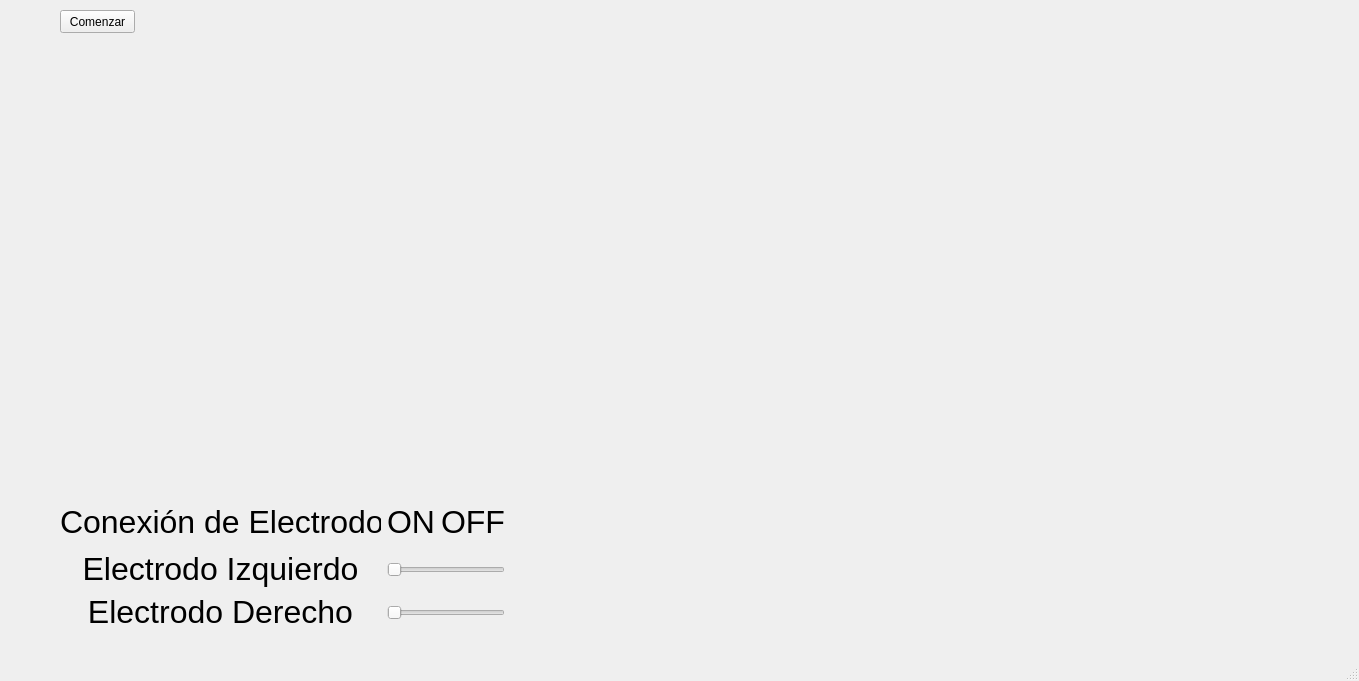
<?xml version="1.0" encoding="UTF-8"?>
<ui version="4.0">
 <class>MainWindow</class>
 <widget class="QMainWindow" name="MainWindow">
  <property name="enabled">
   <bool>true</bool>
  </property>
  <property name="geometry">
   <rect>
    <x>0</x>
    <y>0</y>
    <width>1359</width>
    <height>681</height>
   </rect>
  </property>
  <property name="windowTitle">
   <string>MainWindow</string>
  </property>
  <widget class="QWidget" name="InterfazGrafica">
   <property name="sizePolicy">
    <sizepolicy hsizetype="Expanding" vsizetype="Expanding">
     <horstretch>0</horstretch>
     <verstretch>0</verstretch>
    </sizepolicy>
   </property>
   <widget class="QWidget" name="espacio_grafico_1" native="true">
    <property name="geometry">
     <rect>
      <x>60</x>
      <y>50</y>
      <width>1241</width>
      <height>421</height>
     </rect>
    </property>
   </widget>
   <widget class="QPushButton" name="Comenzar">
    <property name="geometry">
     <rect>
      <x>60</x>
      <y>10</y>
      <width>75</width>
      <height>23</height>
     </rect>
    </property>
    <property name="text">
     <string>Comenzar</string>
    </property>
   </widget>
   <widget class="QWidget" name="">
    <property name="geometry">
     <rect>
      <x>60</x>
      <y>500</y>
      <width>445</width>
      <height>131</height>
     </rect>
    </property>
    <layout class="QGridLayout" name="gridLayout">
     <item row="0" column="0">
      <widget class="QLabel" name="label">
       <property name="text">
        <string>&lt;html&gt;&lt;head/&gt;&lt;body&gt;&lt;p align=&quot;center&quot;&gt;&lt;span style=&quot; font-size:24pt;&quot;&gt;Conexión de Electrodos&lt;/span&gt;&lt;/p&gt;&lt;/body&gt;&lt;/html&gt;</string>
       </property>
      </widget>
     </item>
     <item row="0" column="1">
      <widget class="QLabel" name="label_4">
       <property name="text">
        <string>&lt;html&gt;&lt;head/&gt;&lt;body&gt;&lt;p align=&quot;center&quot;&gt;&lt;span style=&quot; font-size:24pt;&quot;&gt;ON&lt;/span&gt;&lt;/p&gt;&lt;/body&gt;&lt;/html&gt;</string>
       </property>
      </widget>
     </item>
     <item row="0" column="2">
      <widget class="QLabel" name="label_5">
       <property name="text">
        <string>&lt;html&gt;&lt;head/&gt;&lt;body&gt;&lt;p align=&quot;center&quot;&gt;&lt;span style=&quot; font-size:24pt;&quot;&gt;OFF&lt;/span&gt;&lt;/p&gt;&lt;/body&gt;&lt;/html&gt;</string>
       </property>
      </widget>
     </item>
     <item row="1" column="0">
      <widget class="QLabel" name="label_2">
       <property name="text">
        <string>&lt;html&gt;&lt;head/&gt;&lt;body&gt;&lt;p align=&quot;center&quot;&gt;&lt;span style=&quot; font-size:24pt;&quot;&gt;Electrodo Izquierdo&lt;/span&gt;&lt;/p&gt;&lt;/body&gt;&lt;/html&gt;</string>
       </property>
      </widget>
     </item>
     <item row="1" column="1" colspan="2">
      <widget class="QSlider" name="LO_mas">
       <property name="maximum">
        <number>1</number>
       </property>
       <property name="orientation">
        <enum>Qt::Horizontal</enum>
       </property>
      </widget>
     </item>
     <item row="2" column="0">
      <widget class="QLabel" name="label_3">
       <property name="text">
        <string>&lt;html&gt;&lt;head/&gt;&lt;body&gt;&lt;p align=&quot;center&quot;&gt;&lt;span style=&quot; font-size:24pt;&quot;&gt;Electrodo Derecho&lt;/span&gt;&lt;/p&gt;&lt;/body&gt;&lt;/html&gt;</string>
       </property>
      </widget>
     </item>
     <item row="2" column="1" colspan="2">
      <widget class="QSlider" name="LO_menos">
       <property name="maximum">
        <number>1</number>
       </property>
       <property name="orientation">
        <enum>Qt::Horizontal</enum>
       </property>
      </widget>
     </item>
    </layout>
   </widget>
  </widget>
  <widget class="QStatusBar" name="statusbar"/>
 </widget>
 <resources/>
 <connections>
  <connection>
   <sender>Comenzar</sender>
   <signal>clicked()</signal>
   <receiver>MainWindow</receiver>
   <slot>enviar_dato_al_Psoc()</slot>
   <hints>
    <hint type="sourcelabel">
     <x>74</x>
     <y>17</y>
    </hint>
    <hint type="destinationlabel">
     <x>50</x>
     <y>21</y>
    </hint>
   </hints>
  </connection>
 </connections>
 <slots>
  <slot>enviar_dato_al_Psoc()</slot>
 </slots>
</ui>
